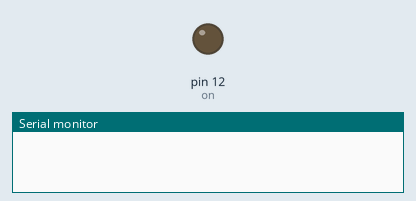
Recording of a sketch running on a simulated Arduino Uno, built with avr-gcc and run on an emulated ATmega328P. Parts: output pins drawn as LEDs (lit = HIGH), the last lines printed to the serial monitor.

Above: at 0.5 s.
At 3.5 s:
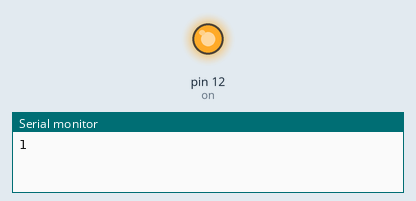
Timing chart, 0 to 7.8 s (numbered marks = the images above):
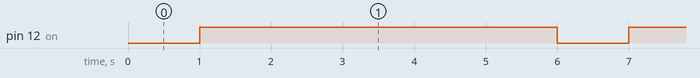

The sketch:

sketch_feb03b.ino
```cpp
void setup() {
  // put your setup code here, to run once:
  int on = 12;
  pinMode(on,OUTPUT);
  Serial.begin(9600);
}

void loop() {
  // put your main code here, to run repeatedly:
  int on = 12;
  delay(1000);
  digitalWrite(on, HIGH);
  delay(2000);
  int val = digitalRead(on);
  Serial.print(val);
  delay(1000);
  digitalWrite(on,HIGH);
  delay(2000);
  digitalWrite(on, LOW);
  val = digitalRead(on);
  Serial.print(val);
  Serial.print("\n");
}
```

Measured:
- by itself, pin 12 (on): alternates HIGH for 5.0 s and LOW for 1.0 s
